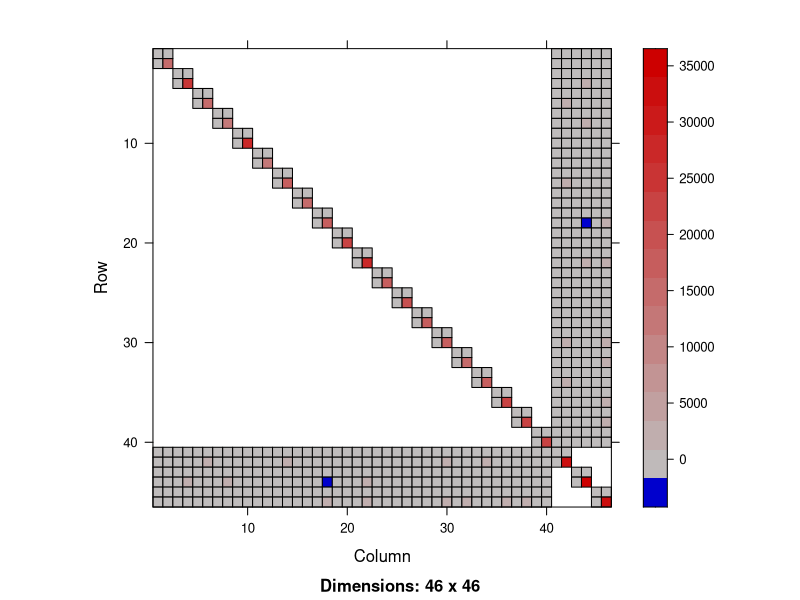

Here is the R script that generated this plot:
library(MASS)
library(Matrix)
library(lme4)

# Say 20 subs, 5 readings each
fS <- gl(20, 50)
JS <- t(as(fS, Class = "sparseMatrix"))
num_s <- 5

# Random intercept and random readings as RFX
XS <- cbind(1,20*rnorm(1000))

# Generate random effects matrix for subject factor
ZS <- t(KhatriRao(t(JS), t(XS)))

# Say 3 sites/groups, subjects randomly scanned at
fG <- as.factor(sample(c(1:3),1000,replace=TRUE))
JG <- t(as(fG, Class = "sparseMatrix"))

# Random intercept and random readings as RFX
XG <- cbind(1,10*rnorm(1000))
num_g <- 2

# Generate random effects matrix for group factor
ZG <- t(KhatriRao(t(JG), t(XG)))

# Construct RFX matrix
Z <- cbind(ZS, ZG)

# Image of Z'Z
image(t(Z)%*%Z)

# Image of Zi'Zi where Z1 is the first 10 rows of Z, 
# z2 is second and so on
#image(t(Z[1:10,])%*%Z[1:10,])
#image(t(Z[11:20,])%*%Z[11:20,])

# Fixed effects matrix
X <- cbind(1, rnorm(1000), rnorm(1000))

# Make RFX variance matrix

# function for positive definite matrix
# For subject rfx
p <- qr.Q(qr(matrix(rnorm(2^2), 2)))
cov_s <- crossprod(p, p*(2:1))

# For group rfx
p <- qr.Q(qr(matrix(rnorm(2^2), 2)))
cov_g <- crossprod(p, p*(2:1))

# Combine to get sparse block diag
sigma <- cov_s
for (i in c(2:20)){
  sigma <- bdiag(sigma, cov_s)
}
for (i in c(1:3)){
  sigma <- bdiag(sigma, cov_g)
}

# Generate b
b <- mvrnorm(n = 1, matrix(0L, nrow = dim(Z)[2], ncol = 1), sigma, tol = 1e-6, empirical = FALSE, EISPACK = FALSE)

# Generate beta
beta <- c(1:3)

# Generate response 
y <- X%*%beta + Z%*%b + rnorm(1000)

#------------------------------------------------------------------------------------------------
# Now to see if lmer can decipher this model
y <- as.matrix(y)

x1 <- as.matrix(X[,1])
x2 <- as.matrix(X[,2])
x3 <- as.matrix(X[,3])

z1 <- as.matrix(XS[,1])
z2 <- as.matrix(XS[,2])
z3 <- as.matrix(XG[,1])
z4 <- as.matrix(XG[,2])

m <- lmer(y ~ x2 + x3 + (z2|fS) + (z4|fG)) #Don't need intercepts in R - automatically assumed

# FFX estimates
fixef(m)
print(beta)

# RFX estimates
ranef(m)
print(t(matrix(b, 2, 23)))

# RFX variances
as.matrix(Matrix::bdiag(VarCorr(m)))
print(cov_s)
print(cov_g)

summary(m)

# 3 column format for Z
Z_3col<-as.data.frame(summary(Z))
colnames(Z_3col) <- NULL
write.csv(Z_3col,file="Z_3col.csv",row.names=FALSE)
